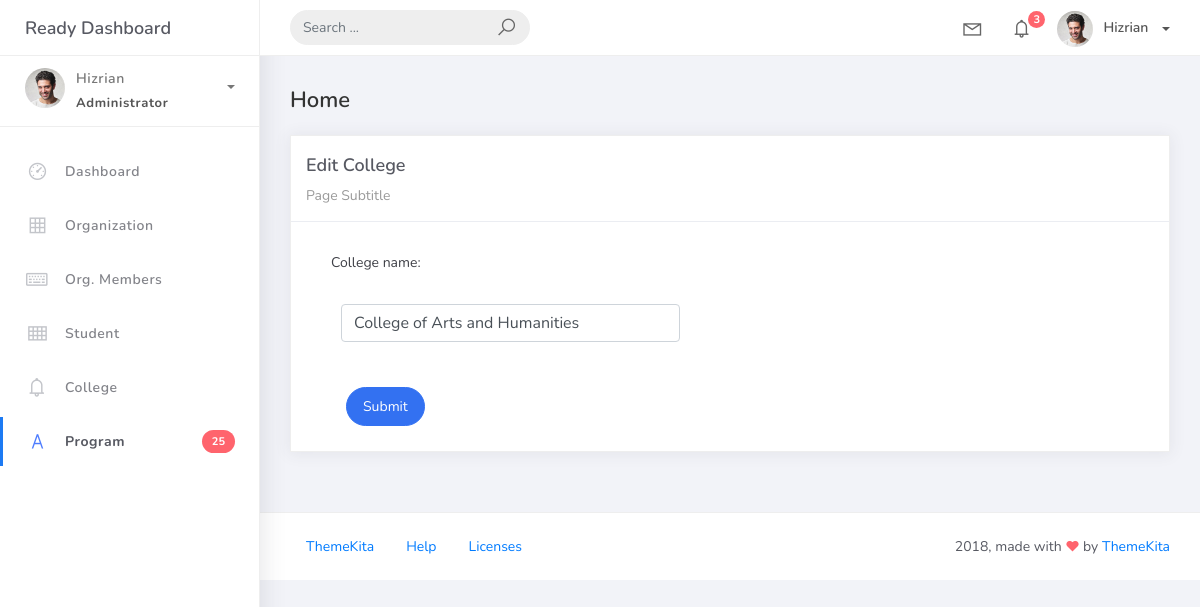
The page /college_list/1 on the database as committed earlier.
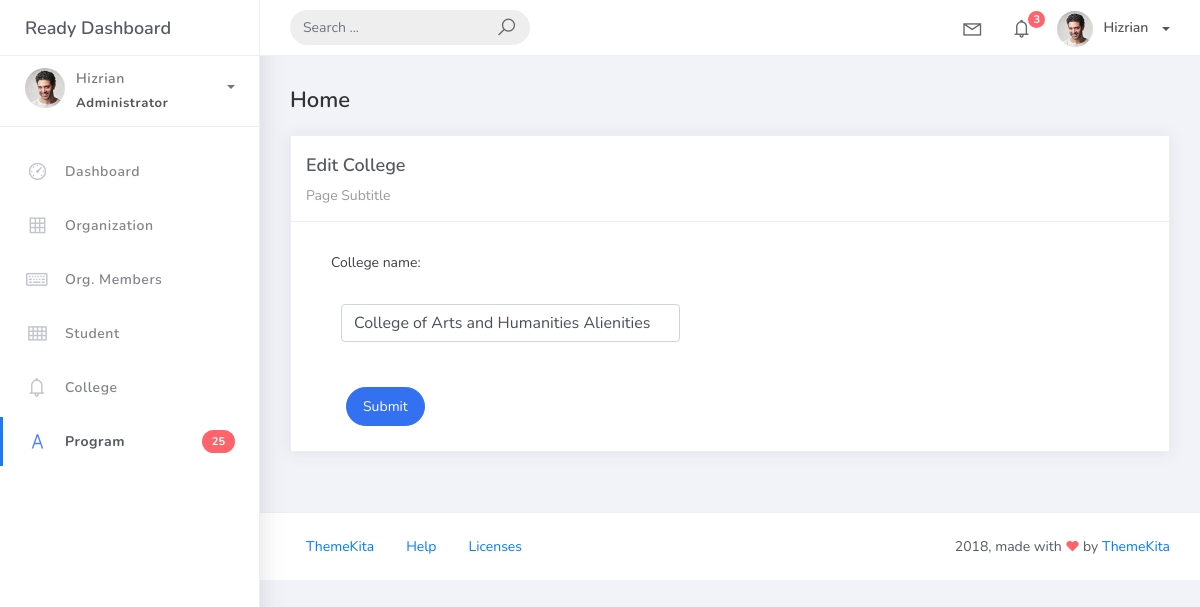
The same page on the database as committed later.
### studentorg/models.py (models this page shows, shortened)
class BaseModel(models.Model):
    created_at = models.DateTimeField(auto_now_add=True, db_index=True)
    updated_at = models.DateTimeField(auto_now=True)
    class Meta:
        abstract = True

class College(BaseModel):
    college_name = models.CharField(max_length=150)

### studentorg/views.py (the view)
# urls.py: path('college_list/<pk>', CollegeUpdateView.as_view(), name='college-update'),
class CollegeUpdateView(UpdateView):
    model = College
    form_class = CollegeForm
    template_name = 'college_edit.html'
    success_url = reverse_lazy('college-list')

### studentorg/forms.py
class CollegeForm(ModelForm):
    class Meta:
        model = College
        fields = "__all__"

### templates/college_edit.html (shortened to what this page needs)
{% extends 'base.html' %}
{% load static %}
{% block content %}
 <div class="content">
   <div class="container-fluid">
     <h4 class="page-title">Home</h4>
     <div class="row">
       <div class="col-md-12">
         <div class="card">
           <div class="card-header">
             <div class="card-title">Edit College</div>
             <div class="card-category">Page Subtitle</div>
           </div>
           <div class="col-md-6">
           <div class="card-body">
             <form class="" action="" method="post" novalidate>
               {% include 'includes/form.html' %}
               <div class="form-group">
                 <div class="col-md-12 col-sm-3">
                   <button type="submit" class="btn btn-primary btn-rounded">Submit</button>
                 </div>
               </div>
             </form>
           </div>
         </div>
         </div>
       </div>
     </div>
   </div>
 </div>
{% endblock %}

### templates/includes/form.html (shortened to what this page needs)
{% load widget_tweaks %}
{% for field in form %}
<div class="field item form-group">
    <label>{{ field.label_tag }}</label>
    <div class="form-group">
        {% render_field field class="form-control" %}
    </div>
</div>
{% endfor %}

Rows that differ between the two databases and show on the page:
changed College: college_name "College of Arts and Humanities" → "College of Arts and Humanities Alienities"
